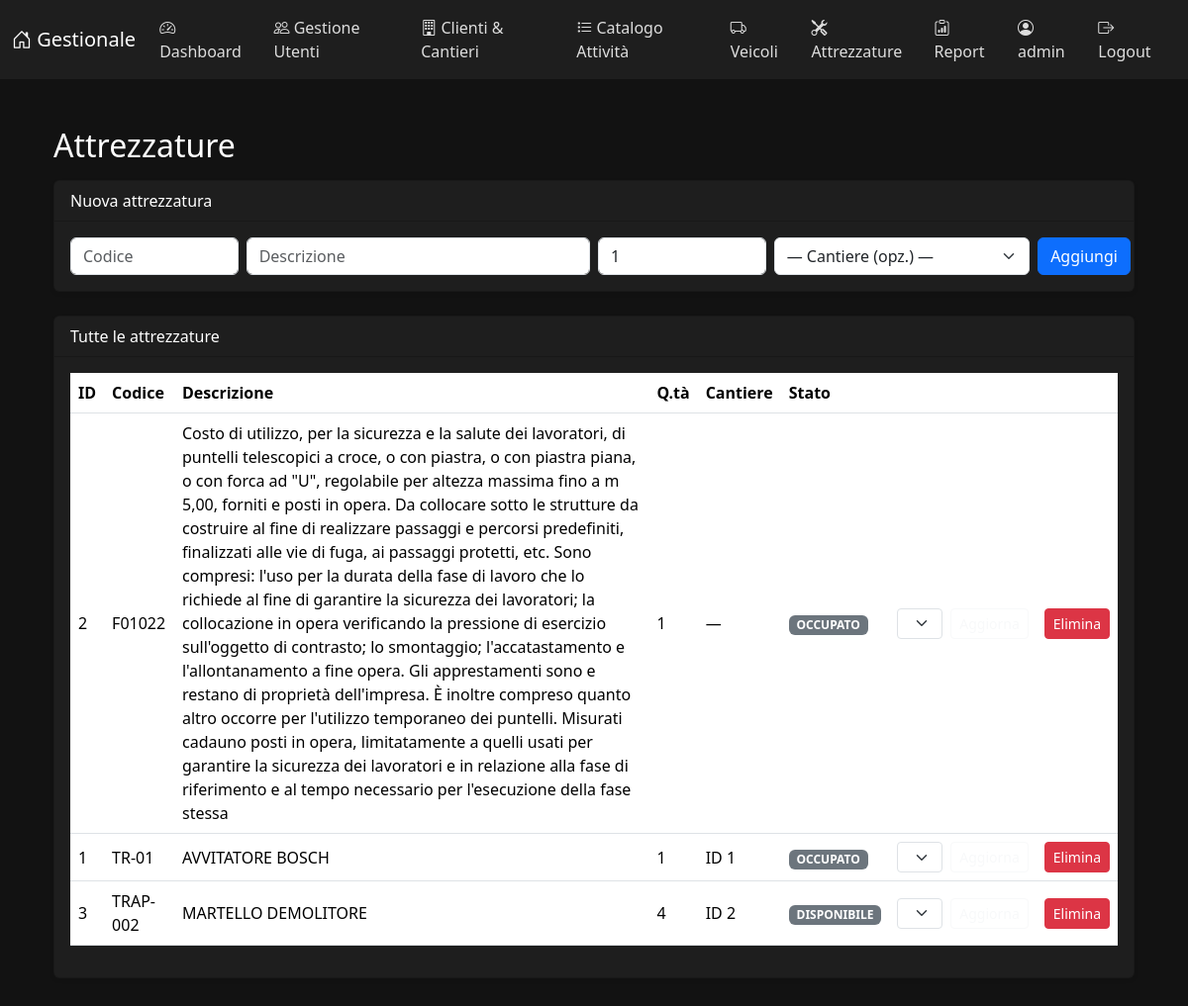
The page /admin/equipment (signed in) on the database its author committed.
### templates/app.py (models this page shows, shortened)
class User(db.Model, UserMixin):
    id = db.Column(db.Integer, primary_key=True)
    username = db.Column(db.String(80), unique=True, nullable=False)
    password_hash = db.Column(db.String(255), nullable=False)
    role = db.Column(db.String(20), default="capo")  # "admin" o "capo"
    full_name = db.Column(db.String(120))

class Equipment(db.Model):
    __tablename__ = "equipment"
    id = db.Column(db.Integer, primary_key=True)
    code = db.Column(db.String(40), unique=True, nullable=False)
    description = db.Column(db.String(255), nullable=False)
    qty = db.Column(db.Integer, default=1)
    status = db.Column(db.String(20), default="disponibile")
    site_id = db.Column(db.Integer, db.ForeignKey("sites.id"))
    site = db.relationship("Site")

### templates/app.py (the view, shortened to what this page needs)
@app.route("/admin/equipment", methods=["GET","POST"])
@login_required
def equipment():
    if not is_admin(): return redirect(url_for("dashboard"))
    alerts = Alert.query.order_by(Alert.created_at.desc()).limit(15).all()
    return render_template("equipment.html",
                           equipments=Equipment.query.order_by(Equipment.code).all(),
                           sites=Site.query.order_by(Site.name).all(),
                           alerts=alerts)

### templates/app.py (called while the page is built, shortened)
@login_manager.user_loader
def load_user(uid):
    return User.query.get(int(uid))

def is_admin():
    return current_user.is_authenticated and current_user.role == "admin"

@app.context_processor
def inject_now():
    return {"now": datetime.now(), "timedelta": timedelta, "date": date}

@app.context_processor
def url_for_positional_adapter():
    def url_for_fix(endpoint, *args, **kwargs):
        return url_for(endpoint, **kwargs)
    return dict(url_for=url_for_fix)

### templates/equipment.html (shortened to what this page needs)
{% extends "base.html" %}
{% block content %}
<div class="container py-4">
  <h2 class="mb-3">Attrezzature</h2>
  {% if current_user.is_admin or current_user.role in ['admin','capo'] %}
  <div class="card shadow-sm mb-4">
    <div class="card-header">Nuova attrezzatura</div>
    <div class="card-body">
      <form method="post" action="{{ url_for('equipment') }}" class="row g-2">
        <div class="col-md-2"><input name="code" class="form-control" placeholder="Codice" required></div>
        <div class="col-md-4"><input name="description" class="form-control" placeholder="Descrizione" required></div>
        <div class="col-md-2"><input name="qty" type="number" min="1" class="form-control" value="1"></div>
        <div class="col-md-3">
          <select name="site_id" class="form-select">
            <option value="">— Cantiere (opz.) —</option>
          </select>
        </div>
        <div class="col-md-1 d-grid">
          <button class="btn btn-primary">Aggiungi</button>
        </div>
      </form>
    </div>
  </div>
  {% endif %}
  <div class="card shadow-sm">
    <div class="card-header">Tutte le attrezzature</div>
    <div class="card-body table-responsive">
      <table class="table align-middle">
        <thead>
          <tr>
            <th>ID</th><th>Codice</th><th>Descrizione</th><th>Q.tà</th><th>Cantiere</th><th>Stato</th>
            {% if current_user.is_admin or current_user.role in ['admin','capo'] %}
              <th style="width:1%"></th>
              <th style="width:1%"></th>
            {% endif %}
          </tr>
        </thead>
        <tbody>
        {% for e in equipments %}
          <tr>
            <td>{{ e.id }}</td>
            <td>{{ e.code }}</td>
            <td>{{ e.description }}</td>
            <td>{{ e.qty }}</td>
            <td>
              {% if e.site_id %}
                {% set s = ((all_sites or sites)|selectattr('id','equalto',e.site_id)|list|first) %}
                {{ s.name if s else ('ID ' ~ e.site_id) }}
              {% else %}
                —
              {% endif %}
            </td>
            <td><span class="badge bg-secondary text-uppercase">{{ e.status or 'disponibile' }}</span></td>
            {% if current_user.is_admin or current_user.role in ['admin','capo'] %}
            <td>
              <form method="post" action="{{ url_for('equipment_status', eid=e.id) }}" class="d-flex gap-2">
                <select name="status" class="form-select form-select-sm">
                  {% for st in ['disponibile','occupato','rotto','manutenzione'] %}
                    <option value="{{ st }}" {% if e.status==st %}selected{% endif %}>{{ st|capitalize }}</option>
                  {% endfor %}
                </select>
                <button class="btn btn-sm btn-outline-light">Aggiorna</button>
              </form>
            </td>
            <td>
              <form method="post" action="{{ url_for('equipment') }}" onsubmit="return confirm('Eliminare questa attrezzatura?');">
                <button class="btn btn-sm btn-danger">Elimina</button>
              </form>
            </td>
            {% endif %}
          </tr>
        {% else %}
          <tr><td colspan="8" class="text-muted">Nessuna attrezzatura.</td></tr>
        {% endfor %}
        </tbody>
      </table>
    </div>
  </div>
</div>
{% endblock %}

### templates/base.html (shortened to what this page needs)
<!doctype html>
<html lang="it">
<head>
  <link href="https://cdn.jsdelivr.net/npm/bootstrap@5.3.2/dist/css/bootstrap.min.css" rel="stylesheet">
  <link href="https://cdn.jsdelivr.net/npm/bootstrap-icons@1.11.3/font/bootstrap-icons.css" rel="stylesheet">
</head>
<body>
  <nav class="navbar navbar-expand-lg navbar-dark">
    <div class="container-fluid">
      <a class="navbar-brand" href="{{ url_for('dashboard') }}"><i class="bi bi-house-door"></i> Gestionale</a>
      <div class="collapse navbar-collapse" id="nav">
        <ul class="navbar-nav me-auto mb-2 mb-lg-0">
          {% if current_user.is_authenticated %}
            <li class="nav-item"><a class="nav-link" href="{{ url_for('dashboard') }}"><i class="bi bi-speedometer2"></i> Dashboard</a></li>
          {% endif %}
          {% if current_user.is_authenticated and current_user.role == 'admin' %}
            <li class="nav-item"><a class="nav-link" href="{{ url_for('users') }}"><i class="bi bi-people"></i> Gestione Utenti</a></li>
            <li class="nav-item"><a class="nav-link" href="{{ url_for('clients_sites') }}"><i class="bi bi-building"></i> Clienti & Cantieri</a></li>
            <li class="nav-item"><a class="nav-link" href="{{ url_for('catalogo') }}"><i class="bi bi-list-task"></i> Catalogo Attività</a></li>
            <li class="nav-item"><a class="nav-link" href="{{ url_for('vehicles') }}"><i class="bi bi-truck"></i> Veicoli</a></li>
            <li class="nav-item"><a class="nav-link" href="{{ url_for('equipment') }}"><i class="bi bi-tools"></i> Attrezzature</a></li>
            <li class="nav-item"><a class="nav-link" href="{{ url_for('admin_report') }}"><i class="bi bi-clipboard-data"></i> Report</a></li>
          {% endif %}
        </ul>
        <ul class="navbar-nav ms-auto">
          {% if current_user.is_authenticated %}
            <li class="nav-item"><span class="nav-link disabled"><i class="bi bi-person-circle"></i> {{ current_user.username }}</span></li>
            <li class="nav-item"><a class="nav-link" href="{{ url_for('logout') }}"><i class="bi bi-box-arrow-right"></i> Logout</a></li>
          {% else %}
            <li class="nav-item"><a class="nav-link" href="{{ url_for('login') }}">Login</a></li>
          {% endif %}
        </ul>
      </div>
    </div>
  </nav>
  <main class="container my-4">
    {% block content %}{% endblock %}
  </main>
</body>
</html>

### templates/base.html (style rules this page uses)
body { background:#121212;color:#fff }
.navbar { background:#1e1e1e }
.nav-link { color:#ddd!important }
.card { background:#1e1e1e;color:#fff }

### rows shown on the page
User: username "admin"
Equipment: id "2", code "F01022", description "Costo di utilizzo, per la sicurezza e la salute dei lavoratori, di puntelli telescopici a croce, o con piastra, o con piastra piana, o con forca ad \"U\", regolabile per altezza massima fino a m 5,00, forniti e posti in opera. Da collocare sotto le strutture da costruire al fine di realizzare passaggi e percorsi predefiniti, finalizzati alle vie di fuga, ai passaggi protetti, etc. Sono compresi: l'uso per la durata della fase di lavoro che lo richiede al fine di garantire la sicurezza dei lavoratori; la collocazione in opera verificando la pressione di esercizio sull'oggetto di contrasto; lo smontaggio; l'accatastamento e l'allontanamento a fine opera. Gli apprestamenti sono e restano di…", qty "1", status "OCCUPATO", status "Occupato"
Equipment: id "1", code "TR-01", description "AVVITATORE BOSCH", qty "1", site "ID 1", status "OCCUPATO", status "Occupato"
Equipment: id "3", code "TRAP-002", description "MARTELLO DEMOLITORE", qty "4", site "ID 2", status "DISPONIBILE", status "Disponibile"
